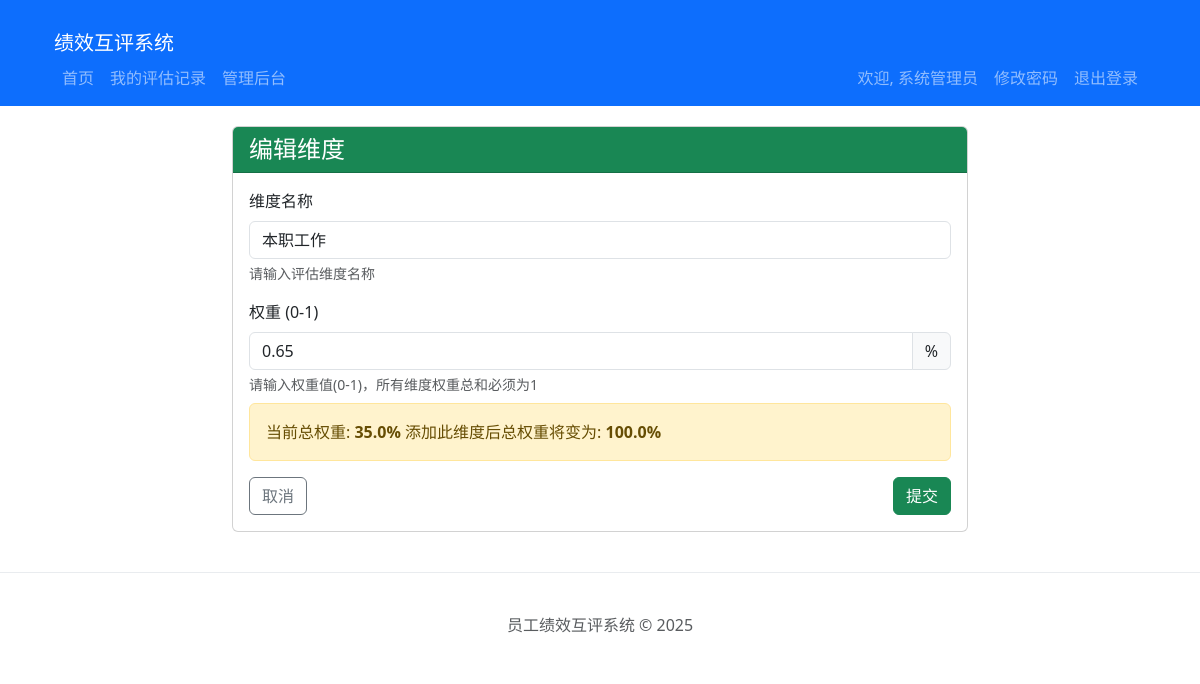
Page /admin/dimensions/edit/1 (signed in) on the committed database.
### models.py (models this page shows, shortened)
class Employee(UserMixin, db.Model):
    id = db.Column(db.Integer, primary_key=True)
    employee_id = db.Column(db.String(20), unique=True, nullable=False)
    name = db.Column(db.String(100), nullable=False)
    position = db.Column(db.String(100), nullable=False)
    password_hash = db.Column(db.String(256), nullable=False)
    is_admin = db.Column(db.Boolean, default=False)
    is_frozen = db.Column(db.Boolean, default=False)
    created_at = db.Column(db.DateTime, default=datetime.utcnow)
    updated_at = db.Column(db.DateTime, default=datetime.utcnow, onupdate=datetime.utcnow)

class EvaluationDimension(db.Model):
    __tablename__ = 'evaluation_dimension'
    id = db.Column(db.Integer, primary_key=True)
    name = db.Column(db.String(100), nullable=False)
    status = db.Column(db.String(20), default='published', nullable=False)
    weight = db.Column(db.Float, nullable=False)
    created_at = db.Column(db.DateTime, default=datetime.utcnow)
    updated_at = db.Column(db.DateTime, default=datetime.utcnow, onupdate=datetime.utcnow)

### app.py (the view, shortened to what this page needs)
@app.route('/admin/dimensions/edit/<int:id>', methods=['GET', 'POST'])
@login_required
@admin_required
def admin_dimension_edit(id):
    from models import EvaluationDimension
    from forms import DimensionForm
    dimension = EvaluationDimension.query.get_or_404(id)
    form = DimensionForm(obj=dimension)
    current_dimensions = EvaluationDimension.query.filter(EvaluationDimension.id != id).all()
    total_weight = sum(d.weight for d in current_dimensions)
    return render_template('admin/dimension_form.html', form=form, dimension=dimension, total_weight=total_weight)

### forms.py (shortened to what this page needs)
class DimensionForm(FlaskForm):
    name = StringField('维度名称', validators=[DataRequired(), Length(max=100)])
    weight = DecimalField('权重 (0-1)', validators=[DataRequired(), NumberRange(min=0, max=1)])
    submit = SubmitField('提交')

### app.py (called while the page is built)
def admin_required(f):
    @wraps(f)
    def decorated_function(*args, **kwargs):
        if not current_user.is_authenticated:
            return redirect(url_for('login', next=request.url))
        if not current_user.is_admin:
            abort(403)
        return f(*args, **kwargs)
    return decorated_function

@login_manager.user_loader
def load_user(user_id):
    return Employee.query.get(int(user_id))

### templates/admin/dimension_form.html (shortened to what this page needs)
{% extends 'base.html' %}
{% block content %}
<div class="row">
    <div class="col-md-8 offset-md-2">
        <div class="card">
            <div class="card-header bg-success text-white">
                <h4 class="mb-0">{% if dimension %}编辑维度{% else %}添加维度{% endif %}</h4>
            </div>
            <div class="card-body">
                <form method="POST" action="{{ url_for('admin_dimension_add') if not dimension else url_for('admin_dimension_edit', id=dimension.id) }}">
                    <div class="mb-3">
                        {{ form.name.label(class="form-label") }}
                        {{ form.name(class="form-control" + (' is-invalid' if form.name.errors else '')) }}
                        <div class="form-text">请输入评估维度名称</div>
                    </div>
                    <div class="mb-3">
                        {{ form.weight.label(class="form-label") }}
                        <div class="input-group">
                            {{ form.weight(class="form-control" + (' is-invalid' if form.weight.errors else ''), step="0.01") }}
                            <span class="input-group-text">%</span>
                        </div>
                        <div class="form-text">请输入权重值(0-1)，所有维度权重总和必须为1</div>
                        <div class="alert alert-warning mt-2">
                            当前总权重: <strong>{{ total_weight*100 }}%</strong>
                            添加此维度后总权重将变为: <strong>{{ (total_weight + (form.weight.data or 0))*100 }}%</strong>
                        </div>
                    </div>
                    <div class="d-flex justify-content-between">
                        <a href="{{ url_for('admin_dimension_list') }}" class="btn btn-outline-secondary">取消</a>
                        {{ form.submit(class="btn btn-success") }}
                    </div>
                </form>
            </div>
        </div>
    </div>
</div>
{% endblock %}

### templates/base.html (shortened to what this page needs)
<!DOCTYPE html>
<html lang="zh-CN">
<head>
    <link href="{{ url_for('static', filename='css/bootstrap.min.css') }}" rel="stylesheet">
</head>
<body>
    <nav class="navbar navbar-expand-lg navbar-dark bg-primary">
    <div class="container">
    <div class="container-fluid">
        <a class="navbar-brand" href="{{ url_for('index') }}">绩效互评系统</a>
        <div class="collapse navbar-collapse" id="navbarNav">
        {% if current_user.is_authenticated %}
        <ul class="navbar-nav me-auto">
            <li class="nav-item">
                <a class="nav-link" href="{{ url_for('index') }}">首页</a>
            </li>
            <li class="nav-item">
                <a class="nav-link" href="{{ url_for('my_evaluations') }}">我的评估记录</a>
            </li>
            {% if current_user.employee_id == '10000' %}
            <li class="nav-item">
                <a class="nav-link" href="{{ url_for('admin_dashboard') }}">管理后台</a>
            </li>
            {% endif %}
        </ul>
        <ul class="navbar-nav">
            <li class="nav-item">
                <span class="nav-link">欢迎, {{ current_user.name }}</span>
            </li>
            <li class="nav-item">
                  <a href="{{ url_for('change_password') }}" class="nav-link">修改密码</a>
              </li>
              <li class="nav-item">
                  <a href="{{ url_for('logout') }}" class="nav-link">退出登录</a>
              </li>
        </ul>
        {% else %}
        <ul class="navbar-nav ms-auto">
            <li class="nav-item">
                <a class="nav-link" href="{{ url_for('login') }}">登录</a>
            </li>
        </ul>
        {% endif %}
        </div>
    </nav>
    <div class="container">
        {% block content %}{% endblock %}
    </div>
    <footer class="footer">
        <div class="container">
            <span class="text-muted">员工绩效互评系统 &copy; 2025</span>
        </div>
    </footer>
</body>
</html>

### templates/base.html (style rules this page uses)
.container { margin-top: 20px; }
.footer { margin-top: 40px; padding: 20px; text-align: center; border-top: 1px solid #e9ecef; }

### rows in the picture
Employee: name "系统管理员"
EvaluationDimension: name "本职工作", weight "0.65", (total_weight+(form.weight.dataor0))*100 "100.0"

### other values in the picture
{{ total_weight*100 }} "35.0"
